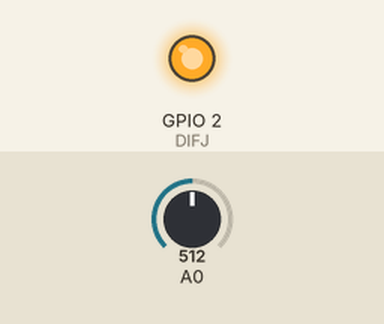
Simulated run of this program. Board: ESP8266 (NodeMCU). On the bench: output pins drawn as LEDs (lit = HIGH). The test bench sets the inputs (shaded band); at power-on: A0 = 512. What the program prints to the serial monitor is not drawn.

Above: at 0.3 s.
Timing chart, 0 to 1.8 s (numbered marks = the images above):
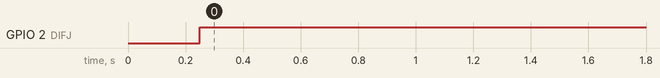

The program:

main.cpp
```cpp
#include <Arduino.h>
#include <iostream>

#define DIFJ 2
#define ID 1 // Identificador unico do microcontrolador

using namespace std;

float PUmidade;
float media;
float leitura;
int dif;
float umidade;
string msg;

void setup()
{
  // Iniciar serial
  Serial.begin(9600);

  // Definir parametros iniciais
  PUmidade = 50;
  dif = 1;
  media = 50;

  // Definir pino de saida
  pinMode(DIFJ, OUTPUT);
}

void loop()
{
  delay(250);
  umidade = 0;
  // Variavel umidade para ler a umidade registrada pelo sensor
  // TODO: Levantar a curva do sensor

  leitura = analogRead(A0);
  umidade += (-0.0002 * leitura * leitura + 10.25 * leitura - 0.000000000001) / 100;

  // Calcular a media
  media = (double)(umidade / (1));
  Serial.println(media);
  // Comparacao da media para liberar o fluxo d'agua
  if (media < PUmidade)
  {
    // Libera o fluxo d'agua
    dif = 0;
  }
  else
  {
    // Bloqueia o fluxo d'agua
    dif = 1;
  }
  digitalWrite(DIFJ, dif);
  delay(500);
}

// TODO: Funcao de comunicacao serial
void serialEvent()
{
  // Verificar a disponibilidade da Serial
  if (Serial.available())
  {
    // ID e definido fixamente no codigo
    // Ler o numero do ID enviado
    if (Serial.read() == ID)
    {
      // Criacao da mensagem com as informacoes solicitadas
      PUmidade = Serial.read();
      msg = "\nUmidade: " + (to_string(PUmidade));
      msg += "\nMedia Selecionada: " + to_string(media);
      // Enviar as informacoes
      if (Serial.availableForWrite())
      {
        Serial.println(msg.c_str());
      }
    }
  }
}
```

Measured:
- by itself, GPIO 2 (DIFJ): LOW → HIGH at 0.25 s
